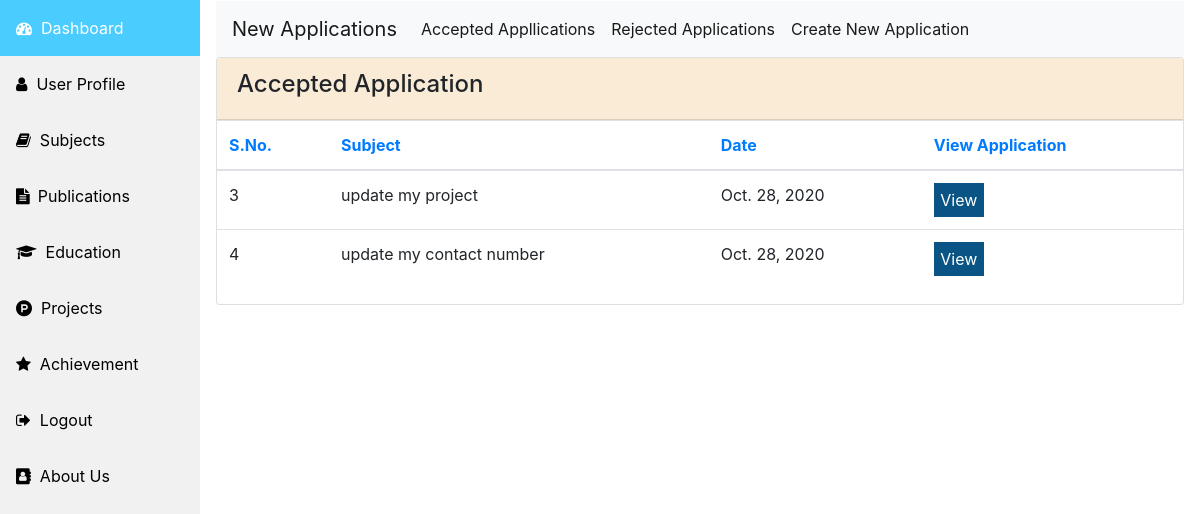
The page /acceptedapplication/ (signed in) on the database its author committed.
### fam/models.py (models this page shows, shortened)
class Application(models.Model):
    user = models.ForeignKey(User, on_delete=models.CASCADE, related_name='application')
    id = models.AutoField(primary_key=True)
    subject = models.CharField(max_length=100)
    body = models.TextField()
    Status = models.IntegerField(default=0)
    date = models.DateField(default= datetime.now)

### fam/views.py (the view)
# urls.py: path('acceptedapplication/', views.acceptedapplication, name='acceptedapplication'),
def acceptedapplication(request):
    context ={}
    context['user'] = request.user
    context['faculty'] = faculty.objects.all()
    context['application'] = Application.objects.filter(user = request.user.id)
    if request.user.is_authenticated:
        return render(request, 'fam/acceptedapplication.html',context)
    else:
        return render(request, 'fam/index.html')

### fam/templates/fam/acceptedapplication.html (shortened to what this page needs)
{% extends 'fam/base.html' %}
{% block content %}
<nav class="navbar navbar-expand-lg navbar-light bg-light">
    <a class="navbar-brand" href="/application">New Applications</a>
    <div class="collapse navbar-collapse" id="navbarSupportedContent">
      <ul class="navbar-nav mr-auto">
        <li class="nav-item active">
          <a class="nav-link" href="/acceptedapplication">Accepted Appllications <span class="sr-only">(current)</span></a>
        </li>
        <li class="nav-item active">
          <a class="nav-link" href="/rejectedapplication">Rejected Applications</a>
        </li>
        <li class="nav-item active">
            <a class="nav-link" href="/createapplication">Create New Application</a>
          </li>
      </ul>
    </div>
  </nav>
  <div class="card">
    <div class="card-header" data-background-color="purple">
        <h4 class="title">Accepted Application </h4>
    </div>
    <div class="card-content table-responsive">
        <table class="table">
            <thead class="text-primary">
                <th>S.No.</th>
                <th>Subject</th>
                <th>Date</th>
                <th>View Application</th>
            </thead>
            <tbody>
            {% for u in application %}
            {% if u.Status == 1 %}
                <tr>
                    <td>{{ forloop.counter }}</td>
                    <td>{{u.subject}}</td>
                    <td>{{u.date}}</td>
                    <td> <form method="GET" action="/viewapplication/">
                      <button type="submit" name="appid" value="{{ u.id }}">View</button>
                    </form> </td>
                </tr>
                {% endif %}
            {% endfor %}
            </tbody>
        </table>
    </div>
</div>
{% endblock %}

### fam/templates/fam/acceptedapplication.html (style rules this page uses)
.card .card-header { background-color:#FAEBD7; }
button { width: 50px; padding: 5px; border: none; -webkit-border-radius: 5px; -moz-border-radius: 5px; border-radius: 5px; background-color: #095484; font-size: 16px; color: #fff; cursor: pointer; }

### rows shown on the page
Application: subject "update my project", date "Oct. 28, 2020"
Application: subject "update my contact number", date "Oct. 28, 2020"
